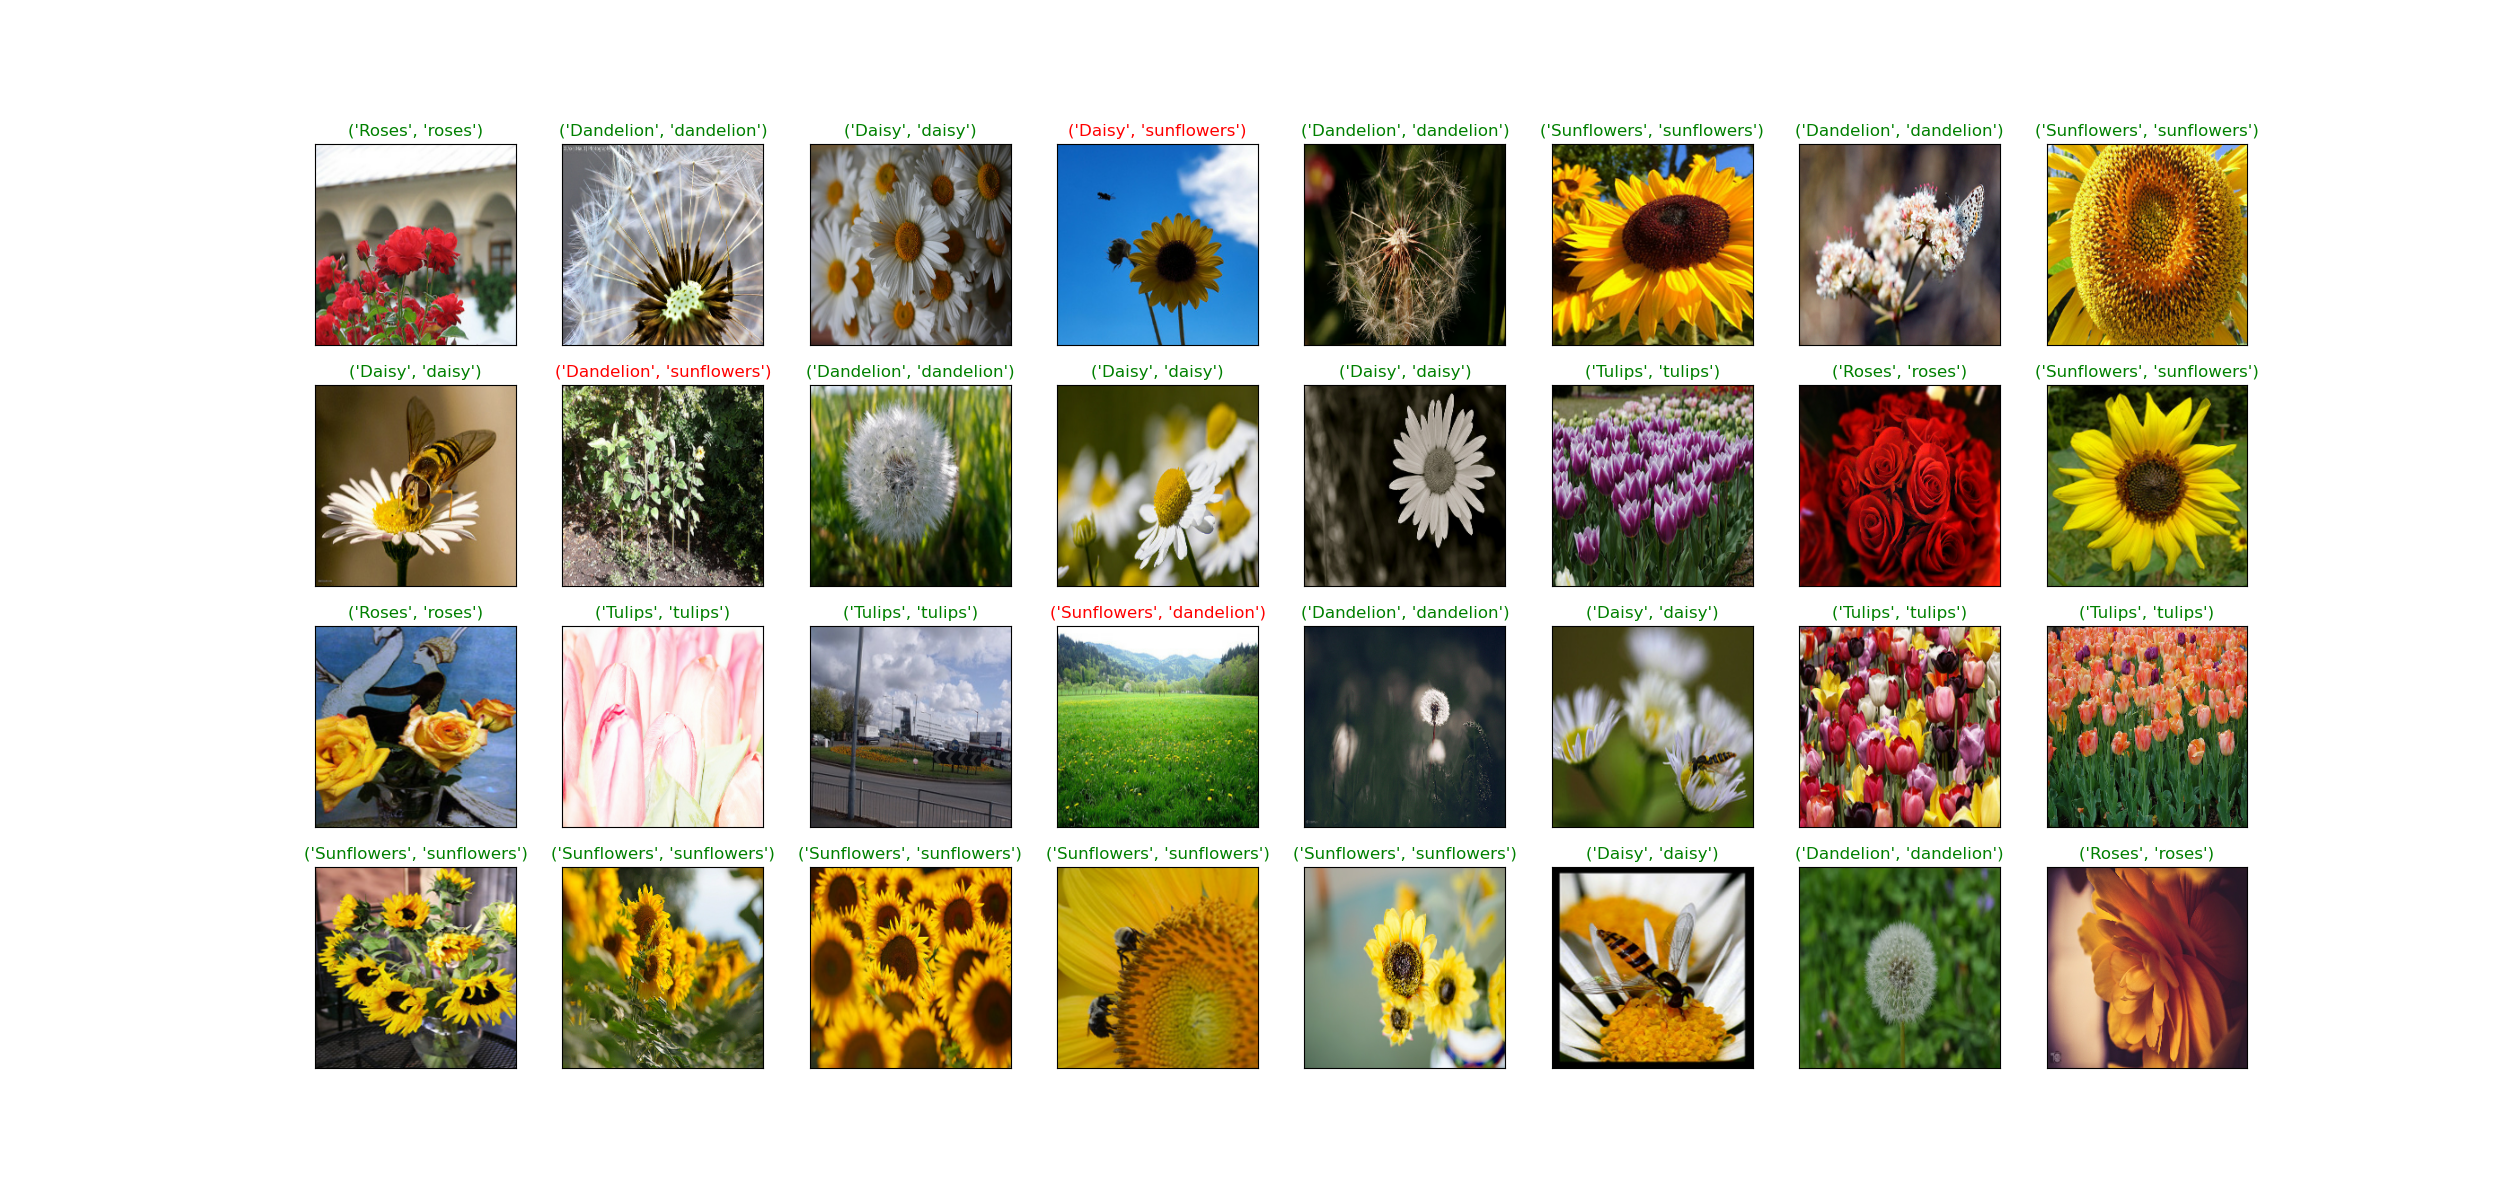

Generate this figure with Python:
import math

import tensorflow as tf
import numpy as np

import matplotlib.pyplot as plt
import tensorflow_hub as hub
import tensorflow_datasets as tfds
from tensorflow.keras import layers
import logging

logger = tf.get_logger()
logger.setLevel(logging.ERROR)

# %%
splits = ["train[:70%]", "train[70%:]"]

(training_set, validation_set), info = tfds.load(
    "tf_flowers", with_info=True, as_supervised=True, split=splits
)
# %%
# some info about dataset
num_classes = info.features["label"].num_classes
num_training_examples = math.ceil(info.splits["train"].num_examples * 0.7)
num_validation_examples = math.floor(info.splits["train"].num_examples * 0.3)
print(f"Total number of classes: {num_classes}")
print(f"Total number of training images: {num_training_examples}")
print(f"Total number of validation images: {num_validation_examples}")

# %%
IMG_RES = 224


def format_image(image, label):
    return tf.image.resize(image, (IMG_RES, IMG_RES)) / 255, label


BATCH_SIZE = 32
train_batches = (
    training_set.shuffle(num_training_examples // 4)
    .map(format_image)
    .batch(BATCH_SIZE)
    .prefetch(1)
)
validation_batches = validation_set.map(format_image).batch(BATCH_SIZE).prefetch(1)
# %%
# feauture extractor (efficientnet)
URL = "https://tfhub.dev/tensorflow/efficientnet/b0/feature-vector/1"
feature_extractor = hub.KerasLayer(URL, input_shape=(IMG_RES, IMG_RES, 3))
feature_extractor.trainable = False  # freeze
#  attach to a classification head
model = tf.keras.Sequential([feature_extractor, layers.Dense(num_classes)])
model.summary()

# %%
# train model
EPOCHS = 3
model.compile(
    loss=tf.keras.losses.SparseCategoricalCrossentropy(from_logits=True),
    optimizer="adam",
    metrics=["accuracy"],
)
# %%
history = model.fit(train_batches, epochs=EPOCHS, validation_data=validation_batches)

# %% plot some metrics
acc = history.history["accuracy"]
val_acc = history.history["val_accuracy"]

loss = history.history["loss"]
val_loss = history.history["val_loss"]

epochs_range = range(EPOCHS)

plt.figure(figsize=(8,8))
plt.subplot(1,2,1)
plt.plot(epochs_range, acc, label="Training Accuracy")
plt.plot(epochs_range, val_acc, label='Validation Accuracy')
plt.legend(loc='lower right')
plt.title('Training and Validation Accuracy')

plt.subplot(1,2,2)
plt.plot(epochs_range, loss, label='Training Loss')
plt.plot(epochs_range, val_loss, label='Validation Loss')
plt.legend(loc='upper right')
plt.title('Training and Validation Loss')

plt.savefig('flowers_tl_loss.png')
# %%
class_names = np.array(info.features["label"].names)
class_names
# %% make predictions on an image batch
image_batch, label_batch = iter(validation_batches).next()

predicted_batch = model.predict(image_batch)
predicted_batch = tf.squeeze(predicted_batch).numpy()

predicted_ids = np.argmax(predicted_batch, axis=-1)
predicted_class_names = class_names[predicted_ids]

# %%
lc = lambda x: class_names[x]
print(f"True labels: \n{lc(label_batch)}, \n\n Predcited labels: \n{lc(predicted_ids)}")
# %% plot model preds
fig = plt.figure(figsize=(25, 12))
for idx in range(BATCH_SIZE):
    ax = fig.add_subplot(4, BATCH_SIZE / 4, idx + 1, xticks=[], yticks=[])
    plt.imshow(np.transpose(image_batch[idx], (0, 1, 2)))
    color = "green" if predicted_ids[idx] == label_batch[idx] else "red"
    ax.set_title(
        f"{predicted_class_names[idx].title(), class_names[label_batch[idx]]}",
        color=color,
    )
    plt.savefig("flowers_tl.png")
